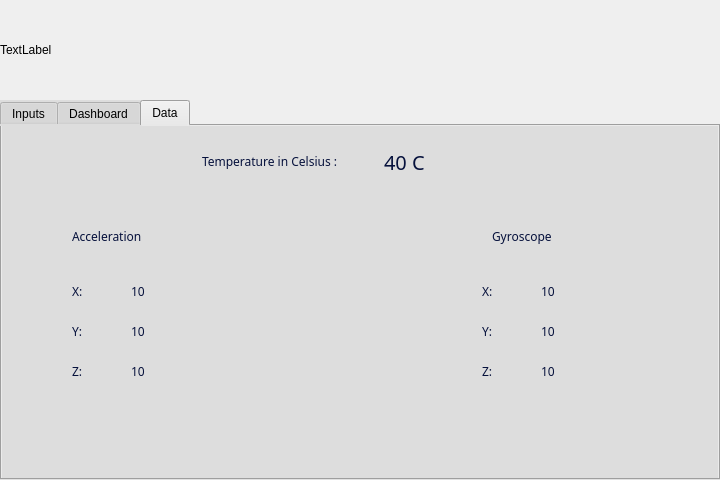
<?xml version="1.0" encoding="UTF-8"?>
<ui version="4.0">
 <class>MainWindow</class>
 <widget class="QMainWindow" name="MainWindow">
  <property name="geometry">
   <rect>
    <x>0</x>
    <y>0</y>
    <width>720</width>
    <height>480</height>
   </rect>
  </property>
  <property name="windowTitle">
   <string>MainWindow</string>
  </property>
  <widget class="QWidget" name="centralwidget">
   <widget class="QTabWidget" name="navigation_tab_widget">
    <property name="geometry">
     <rect>
      <x>0</x>
      <y>100</y>
      <width>720</width>
      <height>380</height>
     </rect>
    </property>
    <property name="styleSheet">
     <string notr="true">background-color: #DDDDDD</string>
    </property>
    <property name="currentIndex">
     <number>2</number>
    </property>
    <widget class="QWidget" name="inputs_tab">
     <attribute name="title">
      <string>Inputs</string>
     </attribute>
     <widget class="QLabel" name="direction_lbl">
      <property name="geometry">
       <rect>
        <x>140</x>
        <y>20</y>
        <width>231</width>
        <height>51</height>
       </rect>
      </property>
      <property name="font">
       <font>
        <family>Arvo</family>
       </font>
      </property>
      <property name="styleSheet">
       <string notr="true">color:#06113C</string>
      </property>
      <property name="text">
       <string>Enter Direction of Pod</string>
      </property>
     </widget>
     <widget class="QLabel" name="start_value_lbl">
      <property name="geometry">
       <rect>
        <x>140</x>
        <y>70</y>
        <width>231</width>
        <height>51</height>
       </rect>
      </property>
      <property name="font">
       <font>
        <family>Arvo</family>
       </font>
      </property>
      <property name="styleSheet">
       <string notr="true">color:#06113C</string>
      </property>
      <property name="text">
       <string>Enter Start Value</string>
      </property>
     </widget>
     <widget class="QLineEdit" name="start_value_line_edit">
      <property name="geometry">
       <rect>
        <x>420</x>
        <y>80</y>
        <width>113</width>
        <height>34</height>
       </rect>
      </property>
     </widget>
     <widget class="QLabel" name="end_value_lbl">
      <property name="geometry">
       <rect>
        <x>140</x>
        <y>120</y>
        <width>231</width>
        <height>51</height>
       </rect>
      </property>
      <property name="font">
       <font>
        <family>Arvo</family>
       </font>
      </property>
      <property name="styleSheet">
       <string notr="true">color:#06113C</string>
      </property>
      <property name="text">
       <string>Enter End Value</string>
      </property>
     </widget>
     <widget class="QLineEdit" name="end_value_line_edit">
      <property name="geometry">
       <rect>
        <x>420</x>
        <y>130</y>
        <width>113</width>
        <height>34</height>
       </rect>
      </property>
     </widget>
     <widget class="QLabel" name="interval_value_lbl">
      <property name="geometry">
       <rect>
        <x>140</x>
        <y>170</y>
        <width>241</width>
        <height>71</height>
       </rect>
      </property>
      <property name="font">
       <font>
        <family>Arvo</family>
       </font>
      </property>
      <property name="styleSheet">
       <string notr="true">color:#06113C</string>
      </property>
      <property name="text">
       <string>&lt;html&gt;&lt;head/&gt;&lt;body&gt;&lt;p&gt;Enter Interval &lt;br/&gt;(in microseconds)&lt;/p&gt;&lt;/body&gt;&lt;/html&gt;</string>
      </property>
     </widget>
     <widget class="QLineEdit" name="interval_line_edit">
      <property name="geometry">
       <rect>
        <x>420</x>
        <y>180</y>
        <width>113</width>
        <height>34</height>
       </rect>
      </property>
     </widget>
     <widget class="QPushButton" name="start_btn">
      <property name="geometry">
       <rect>
        <x>270</x>
        <y>270</y>
        <width>160</width>
        <height>34</height>
       </rect>
      </property>
      <property name="text">
       <string>Start Run</string>
      </property>
     </widget>
     <widget class="QComboBox" name="direction_combo_box">
      <property name="geometry">
       <rect>
        <x>420</x>
        <y>30</y>
        <width>171</width>
        <height>34</height>
       </rect>
      </property>
      <property name="styleSheet">
       <string notr="true">color:#06113C</string>
      </property>
      <item>
       <property name="text">
        <string>Forward</string>
       </property>
      </item>
      <item>
       <property name="text">
        <string>Reverse</string>
       </property>
      </item>
     </widget>
    </widget>
    <widget class="QWidget" name="dashboard_tab">
     <attribute name="title">
      <string>Dashboard</string>
     </attribute>
    </widget>
    <widget class="QWidget" name="data_tab">
     <attribute name="title">
      <string>Data</string>
     </attribute>
     <widget class="QLabel" name="acceleration_lbl">
      <property name="geometry">
       <rect>
        <x>70</x>
        <y>90</y>
        <width>141</width>
        <height>41</height>
       </rect>
      </property>
      <property name="font">
       <font>
        <family>Arvo</family>
       </font>
      </property>
      <property name="styleSheet">
       <string notr="true">color:#06113C</string>
      </property>
      <property name="text">
       <string>Acceleration</string>
      </property>
     </widget>
     <widget class="QLabel" name="gyroscope_lbl">
      <property name="geometry">
       <rect>
        <x>490</x>
        <y>90</y>
        <width>141</width>
        <height>41</height>
       </rect>
      </property>
      <property name="font">
       <font>
        <family>Arvo</family>
       </font>
      </property>
      <property name="styleSheet">
       <string notr="true">color:#06113C</string>
      </property>
      <property name="text">
       <string>Gyroscope</string>
      </property>
     </widget>
     <widget class="QWidget" name="layoutWidget">
      <property name="geometry">
       <rect>
        <x>70</x>
        <y>190</y>
        <width>111</width>
        <height>31</height>
       </rect>
      </property>
      <layout class="QHBoxLayout" name="acc_y_hori_layout">
       <item>
        <widget class="QLabel" name="acc_y_lbl">
         <property name="font">
          <font>
           <family>Arvo</family>
          </font>
         </property>
         <property name="styleSheet">
          <string notr="true">color:#06113C</string>
         </property>
         <property name="text">
          <string>Y:</string>
         </property>
        </widget>
       </item>
       <item>
        <widget class="QLabel" name="acc_y_value_lbl">
         <property name="font">
          <font>
           <family>Arvo</family>
          </font>
         </property>
         <property name="styleSheet">
          <string notr="true">color:#06113C</string>
         </property>
         <property name="text">
          <string>10</string>
         </property>
        </widget>
       </item>
      </layout>
     </widget>
     <widget class="QWidget" name="layoutWidget_2">
      <property name="geometry">
       <rect>
        <x>70</x>
        <y>230</y>
        <width>111</width>
        <height>31</height>
       </rect>
      </property>
      <layout class="QHBoxLayout" name="acc_z_hori_layout">
       <item>
        <widget class="QLabel" name="acc_x_lbl_2">
         <property name="font">
          <font>
           <family>Arvo</family>
          </font>
         </property>
         <property name="styleSheet">
          <string notr="true">color:#06113C</string>
         </property>
         <property name="text">
          <string>Z:</string>
         </property>
        </widget>
       </item>
       <item>
        <widget class="QLabel" name="acc_y_value_lbl_2">
         <property name="font">
          <font>
           <family>Arvo</family>
          </font>
         </property>
         <property name="styleSheet">
          <string notr="true">color:#06113C</string>
         </property>
         <property name="text">
          <string>10</string>
         </property>
        </widget>
       </item>
      </layout>
     </widget>
     <widget class="QWidget" name="layoutWidget_3">
      <property name="geometry">
       <rect>
        <x>480</x>
        <y>190</y>
        <width>111</width>
        <height>31</height>
       </rect>
      </property>
      <layout class="QHBoxLayout" name="gyro_y_hori_layout">
       <item>
        <widget class="QLabel" name="gyro_y_lbl">
         <property name="font">
          <font>
           <family>Arvo</family>
          </font>
         </property>
         <property name="styleSheet">
          <string notr="true">color:#06113C</string>
         </property>
         <property name="text">
          <string>Y:</string>
         </property>
        </widget>
       </item>
       <item>
        <widget class="QLabel" name="gyro_y_value_lbl">
         <property name="font">
          <font>
           <family>Arvo</family>
          </font>
         </property>
         <property name="styleSheet">
          <string notr="true">color:#06113C</string>
         </property>
         <property name="text">
          <string>10</string>
         </property>
        </widget>
       </item>
      </layout>
     </widget>
     <widget class="QWidget" name="layoutWidget_4">
      <property name="geometry">
       <rect>
        <x>480</x>
        <y>230</y>
        <width>111</width>
        <height>31</height>
       </rect>
      </property>
      <layout class="QHBoxLayout" name="gyro_z_hori_layout">
       <item>
        <widget class="QLabel" name="gyro_z_lbl">
         <property name="font">
          <font>
           <family>Arvo</family>
          </font>
         </property>
         <property name="styleSheet">
          <string notr="true">color:#06113C</string>
         </property>
         <property name="text">
          <string>Z:</string>
         </property>
        </widget>
       </item>
       <item>
        <widget class="QLabel" name="gyro_z_value_lbl">
         <property name="font">
          <font>
           <family>Arvo</family>
          </font>
         </property>
         <property name="styleSheet">
          <string notr="true">color:#06113C</string>
         </property>
         <property name="text">
          <string>10</string>
         </property>
        </widget>
       </item>
      </layout>
     </widget>
     <widget class="QWidget" name="layoutWidget_5">
      <property name="geometry">
       <rect>
        <x>480</x>
        <y>150</y>
        <width>111</width>
        <height>31</height>
       </rect>
      </property>
      <layout class="QHBoxLayout" name="gyro_x_hori_layout">
       <item>
        <widget class="QLabel" name="gyro_x_lbl">
         <property name="font">
          <font>
           <family>Arvo</family>
          </font>
         </property>
         <property name="styleSheet">
          <string notr="true">color:#06113C</string>
         </property>
         <property name="text">
          <string>X:</string>
         </property>
        </widget>
       </item>
       <item>
        <widget class="QLabel" name="gyro_x_value_lbl">
         <property name="font">
          <font>
           <family>Arvo</family>
          </font>
         </property>
         <property name="styleSheet">
          <string notr="true">color:#06113C</string>
         </property>
         <property name="text">
          <string>10</string>
         </property>
        </widget>
       </item>
      </layout>
     </widget>
     <widget class="QWidget" name="">
      <property name="geometry">
       <rect>
        <x>200</x>
        <y>10</y>
        <width>301</width>
        <height>51</height>
       </rect>
      </property>
      <layout class="QHBoxLayout" name="temp_hori_layout">
       <item>
        <widget class="QLabel" name="temp_lbl">
         <property name="font">
          <font>
           <family>Arvo</family>
          </font>
         </property>
         <property name="styleSheet">
          <string notr="true">color:#06113C</string>
         </property>
         <property name="text">
          <string>Temperature in Celsius :</string>
         </property>
        </widget>
       </item>
       <item>
        <spacer name="temp_hori_spacer">
         <property name="orientation">
          <enum>Qt::Horizontal</enum>
         </property>
         <property name="sizeType">
          <enum>QSizePolicy::Maximum</enum>
         </property>
         <property name="sizeHint" stdset="0">
          <size>
           <width>40</width>
           <height>20</height>
          </size>
         </property>
        </spacer>
       </item>
       <item>
        <widget class="QLabel" name="temp_value_lbl">
         <property name="font">
          <font>
           <family>Arvo</family>
           <pointsize>15</pointsize>
          </font>
         </property>
         <property name="styleSheet">
          <string notr="true">color:#06113C</string>
         </property>
         <property name="text">
          <string>40 C</string>
         </property>
        </widget>
       </item>
      </layout>
     </widget>
     <widget class="QWidget" name="">
      <property name="geometry">
       <rect>
        <x>70</x>
        <y>150</y>
        <width>111</width>
        <height>31</height>
       </rect>
      </property>
      <layout class="QHBoxLayout" name="acc_x_hori_layout">
       <item>
        <widget class="QLabel" name="acc_x_lbl">
         <property name="font">
          <font>
           <family>Arvo</family>
          </font>
         </property>
         <property name="styleSheet">
          <string notr="true">color:#06113C</string>
         </property>
         <property name="text">
          <string>X:</string>
         </property>
        </widget>
       </item>
       <item>
        <widget class="QLabel" name="acc_x_value_lbl">
         <property name="font">
          <font>
           <family>Arvo</family>
          </font>
         </property>
         <property name="styleSheet">
          <string notr="true">color:#06113C</string>
         </property>
         <property name="text">
          <string>10</string>
         </property>
        </widget>
       </item>
      </layout>
     </widget>
    </widget>
   </widget>
   <widget class="QLabel" name="heading_image_lbl">
    <property name="geometry">
     <rect>
      <x>0</x>
      <y>0</y>
      <width>720</width>
      <height>100</height>
     </rect>
    </property>
    <property name="text">
     <string>TextLabel</string>
    </property>
   </widget>
  </widget>
 </widget>
 <resources/>
 <connections/>
</ui>
